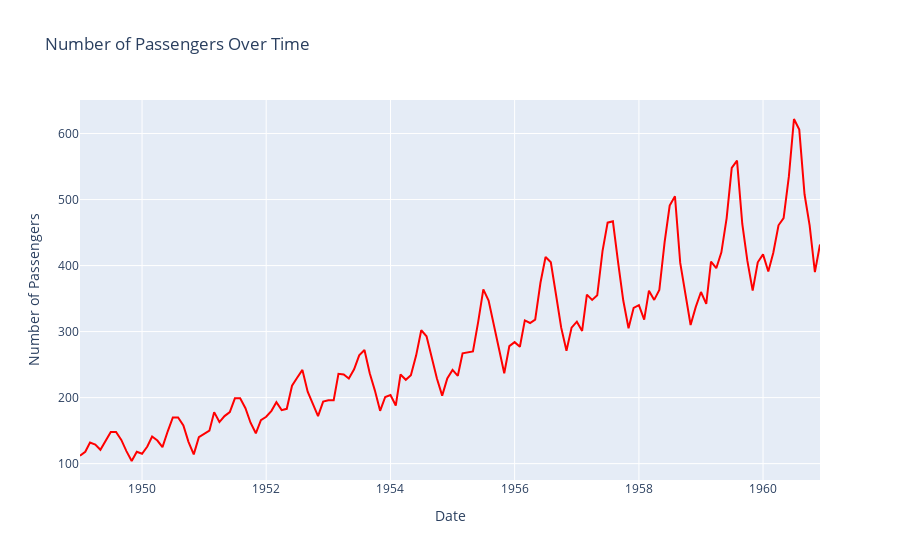

Write notebook code for a chart like this one.
### Code cell
# plot the data using sns
sns.set_theme(rc={'figure.figsize':(15, 5)}) # set the figure size
sns.lineplot(x = "Date", y = "Number of Passengers",  data = df)
# set the labels
plt.xlabel("Date")
plt.ylabel("Number of Passengers")
plt.title("Number of Passengers Over Time")
#rotate x-axis ticks
plt.xticks(rotation=90, fontsize=6)

# make same plot using plotly
import plotly.express as px
fig = px.line(df, x="Date", y="Number of Passengers", title='Number of Passengers Over Time')
# change color of line
fig.update_traces(line_color='red')
fig.show()

### Figure 1 — Plotly figure (JSON) as saved in the notebook; plotly's stock layout.template omitted (floating-point values rounded to 4 significant figures; data arrays with more than 128 entries replaced by an {"elided": "..."} marker saying what was removed)
{"data": [{"hovertemplate": "Date=%{x}<br>Number of Passengers=%{y}<extra></extra>", "legendgroup": "", "line": {"color": "red", "dash": "solid"}, "marker": {"symbol": "circle"}, "mode": "lines", "name": "", "orientation": "v", "showlegend": false, "type": "scatter", "x": {"elided": "144 str values"}, "xaxis": "x", "y": {"elided": "144 int values"}, "yaxis": "y"}], "layout": {"legend": {"tracegroupgap": 0}, "title": {"text": "Number of Passengers Over Time"}, "xaxis": {"anchor": "y", "domain": [0, 1], "title": {"text": "Date"}}, "yaxis": {"anchor": "x", "domain": [0, 1], "title": {"text": "Number of Passengers"}}}}
